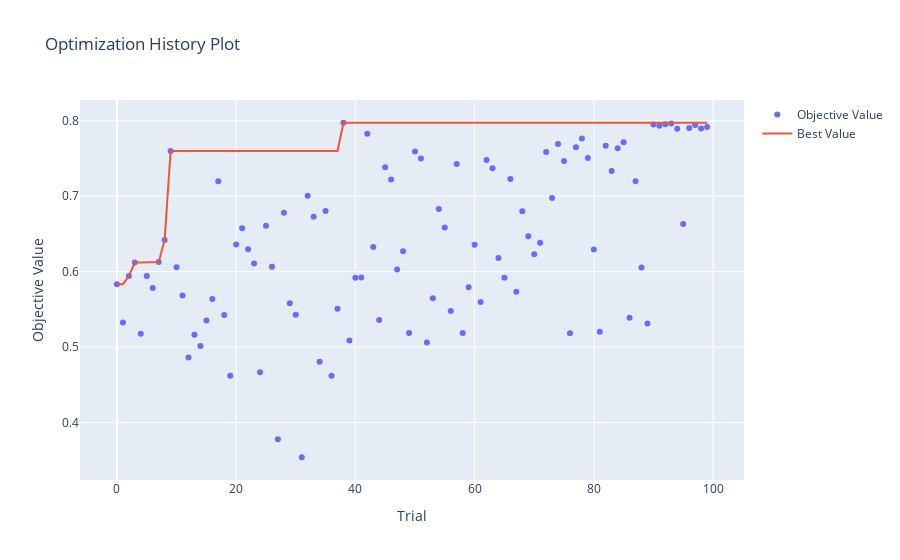

Write notebook code for a chart like this one.
### Markdown cell above
# Plot The Visualization History for the Optuna Realistic Mode

### Code cell
fig1 = optuna.visualization.plot_optimization_history(study)
fig1.write_html("optimization_history_realistic.html")
fig1.show()
